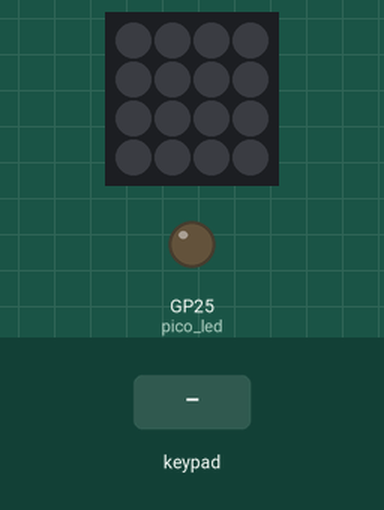
Recording of a program running on a simulated Raspberry Pi Pico running MicroPython. Parts: 4×4 RGB LED matrix, output pins drawn as LEDs (lit = HIGH). Dashed ring = blinking. Inputs (shaded band) come from the test bench.

Above: at 1.2 s.
1.3 s: key '0' pressed
At 1.49 s:
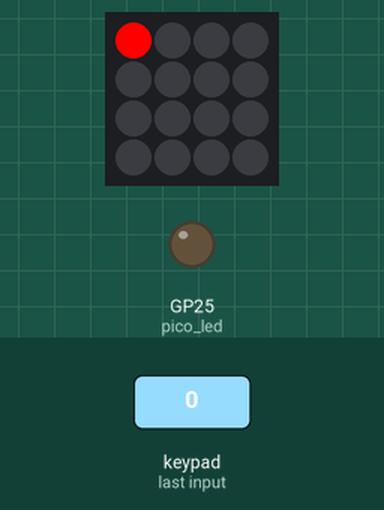
3.7 s: keypad keys 1 2 pressed 0.4 s apart
At 4.19 s:
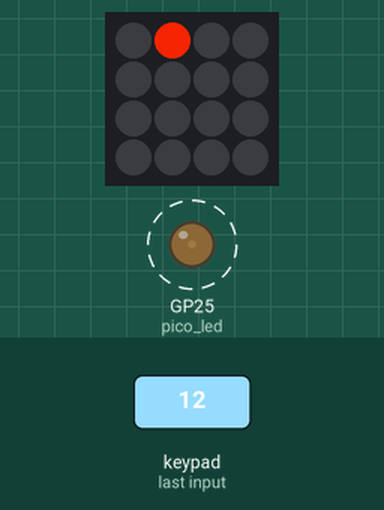
6.0 s: keypad keys 1 2 A pressed 0.4 s apart
At 7.02 s:
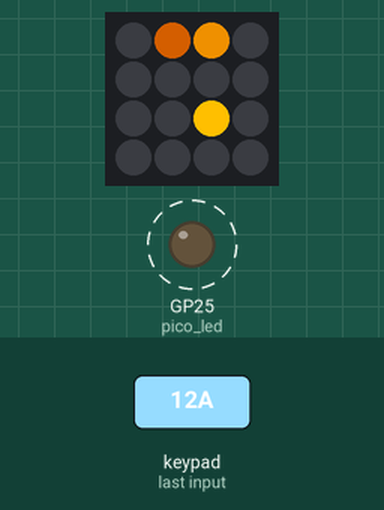
8.9 s: key '1' pressed
At 9.1 s:
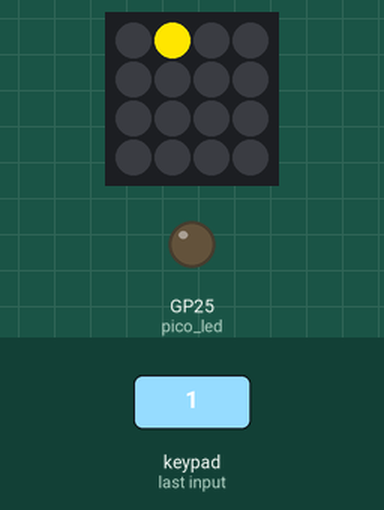
Timing chart, 0 to 11.7 s (numbered marks = the images above; inputs shaded):
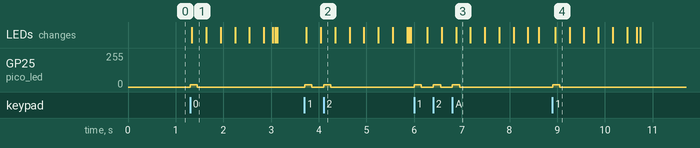

The program:

main.py
```python
import math
import utime
import picokeypad as keypad

import machine

pico_led = machine.PWM(machine.Pin(25, machine.Pin.OUT))

keypad.init()
keypad.set_brightness(1.0)

FADE_TIME = 2500  # Time in milliseconds to fade the button back to 0 over.

COLOURS = ((255, 0, 0), (255, 38, 0), (255, 77, 0), (255, 115, 0),
           (255, 153, 0), (255, 191, 0), (255, 230, 0), (242, 255, 0),
           (204, 255, 0), (166, 255, 0), (128, 255, 0), (89, 255, 0),
           (51, 255, 0), (13, 255, 0), (0, 255, 26), (0, 255, 64),
           (0, 255, 102), (0, 255, 140), (0, 255, 179), (0, 255, 217),
           (0, 255, 255), (0, 217, 255), (0, 178, 255), (0, 140, 255),
           (0, 102, 255), (0, 64, 255), (0, 25, 255), (13, 0, 255),
           (51, 0, 255), (89, 0, 255), (128, 0, 255), (166, 0, 255),
           (204, 0, 255), (242, 0, 255), (255, 0, 229), (255, 0, 191),
           (255, 0, 153), (255, 0, 115), (255, 0, 76), (255, 0, 38), (255, 0,
                                                                      0))


def uint16_to_bits(i):
    return tuple((i >> m) & 1 for m in range(16))


def main():
    num_buttons = keypad.get_num_pads()

    last_button_states = uint16_to_bits(keypad.get_button_states())
    colour_states = [(0, (0, 0, 0)) for _ in range(num_buttons)]
    num_presses = 0

    while True:
        # t0 = utime.ticks_ms()

        button_states = uint16_to_bits(keypad.get_button_states(
        ))  # 16-bit integer indicating which button is pressed

        pico_led.duty_u16(int(65536 * sum(button_states) / len(button_states)))

        # For any button pressed, set it to have a new colour and refresh the press time
        for button_id in range(num_buttons):
            button = button_states[button_id]

            if button == 1:
                if button != last_button_states[button_id]:
                    colour_states[button_id] = (utime.ticks_ms(),
                                                COLOURS[num_presses %
                                                        len(COLOURS)])
                    num_presses += 1
                else:
                    colour_states[button_id] = (utime.ticks_ms(),
                                                colour_states[button_id][1])

        for button_id in range(num_buttons):
            colour = colour_states[button_id][1]
            last_press_time = colour_states[button_id][0]
            dt = utime.ticks_diff(utime.ticks_ms(), last_press_time)
            t = min(1, max(0, 1 - dt / FADE_TIME))
            t = math.pow(2, 1 - 1 / (t * t + 0.0001))
            keypad.illuminate(button_id, int(colour[0] * t),
                              int(colour[1] * t), int(colour[2] * t))

        last_button_states = button_states
        keypad.update()
        # dt = utime.ticks_diff(utime.ticks_ms(), t0)
        # print(dt)


if __name__ == "__main__":
    main()
```

Measured:
- after the input at 1.3 s, GP25 (pico_led): 0/255 → 16/255 at once, → 0/255 0.15 s later; the LEDs: change at once (image 1)
- after the input at 3.7 s, GP25 (pico_led): alternates 16/255 for 0.15 s and 0/255 for 0.25 s, 4 changes in all, then stays 0/255, starting at once; the LEDs: first change at once (image 2 shows a later state)
- after the input at 6.0 s, GP25 (pico_led): alternates 16/255 for 0.15 s and 0/255 for 0.25 s, 6 changes in all, then stays 0/255, starting at once; the LEDs: first change after 0.28 s (image 3 shows a later state)
- after the input at 8.9 s, GP25 (pico_led): 0/255 → 16/255 at once, → 0/255 0.15 s later; the LEDs: change after 0.06 s (image 4)
